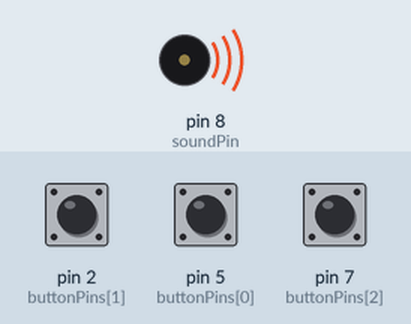
This sketch was run on a simulated Arduino Uno, built with avr-gcc and run on an emulated ATmega328P. On the bench: buzzer (waves = sounding). The test bench sets the inputs (shaded band); at power-on: pin 2 (buttonPins[1]) HIGH, pin 5 (buttonPins[0]) HIGH, pin 7 (buttonPins[2]) HIGH.

Above: at 0.1 s.
At 0.9 s:
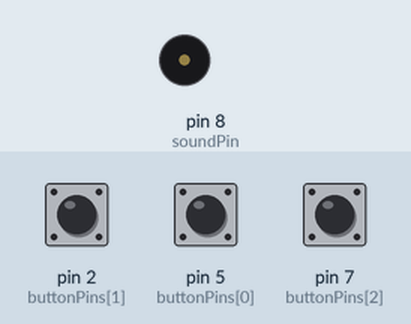
Timing chart, 0 to 2.4 s (numbered marks = the images above):
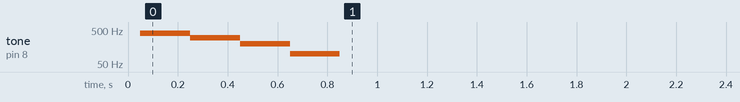

Measured:
- by itself, tone on pin 8 (soundPin): plays 400 Hz for 0.20 s, 300 Hz for 0.20 s, 200 Hz for 0.20 s, 100 Hz for 0.20 s

The sketch:

combinationLock_v6.ino
```cpp
/*
 * This program monitors buttons connected to the ATMega328p chip it is running on.
 * If a connection is interrupted it activates an alert in the form of a certain melody,
 * except the connection is the one specified in the openingSequence.
 * If all buttons were opened in the right order, feedback is given in the form of a certain melody.
 * If the button opened last is closed the sequence is set back by one,
 * meaning that this button must be reopened before continuing with the rest of the sequence.
 * If any other button is closed opening buttons is no longer allowed and will trigger the alarm.
 * The only way to open all of the buttons without triggering the alarm in this state
 * is to close all buttons before opening them in the correct order.
 *
 * How to connect everything:
 *
 *       - +
 * ||||||||||||||
 * ) ATmega328p
 * ||||||||||||||
 *   B   +-  B BS
 *
 * Legend:
 * -: GND
 * +: +5V
 * B: button (connect each button to GND)
 * S: speaker/sound (connect the speaker to GND)
 *
 * The button pins and the speaker pin can be changed in this code.
 * They are defined with Arduino pin numbers, which do not correspond to the pin numbers of the IC.
 * This image can be used to find out which Arduino pins correspond to which pins on the ATmega328:
 * http://www.hobbytronics.co.uk/image/data/tutorial/arduino-hardcore/atmega328-arduino-pinout.jpg
 */

/*
 * explaination of states:
 * Because defining a state for each combination the buttons can be in would mean a lot of hard-coding
 * and as there are 2^n possible states, n being the number of buttons used,
 * instead of treating each of those combinations individually
 * this program works with only four states:
 * STATE_OPENING:
 *    In this state it is possible to open the buttons
 *    This state will be entered if the previous state was STATE_CLOSING
 *    and all buttons are closed.
 *
 *    The next state will be:
 *    STATE_OPENING IF:
 *        nothing changes
 *      OR
 *        the next button defined in buttonPins is opened
 *        AND
 *        not all buttons are open
 *      OR
 *        the button last opened was closed (which will decrement the current position in the sequence)
 *    STATE_CLOSING IF:
 *      a button other than the one last opened was closed
 *    STATE_ALERT IF:
 *      a button in the sequence after the current position was opened
 *    STATE_SUCCESS IF:
 *      all buttons are open
 *
 * STATE_CLOSING:
 *    This state can be entered from all other states
 *    and serves as the way to close all buttons before opening any again.
 *
 *    The next state will be:
 *    STATE_OPENING IF:
 *      all buttons are closed
 *    STATE_ALERT IF:
 *      a button was opened
 *
 * STATE_ALERT:
 *    This state is used to trigger the alert. It will only be the current state for on iteration in a row.
 *    The next state will be STATE_CLOSING
 *
 * STATE_SUCCESS:
 *    This state is used to indicate that the buttons were opened successfully. It will only be the current state for on iteration in a row.
 *    The next state will be STATE_CLOSING.
 */
//state variables
typedef enum {STATE_OPENING, STATE_CLOSING, STATE_ALERT, STATE_SUCCESS} STATES;
STATES currentState = STATE_CLOSING;
STATES previousState = STATE_CLOSING;
STATES nextState = STATE_CLOSING;

//button related variables
byte positionInSequence = 0;
const byte numberOfButtons = 3;
//uploading and serial transmission do not work when button 1 is connected to ground
//for debugging either disconnect the button or use a different one
const byte buttonPins[numberOfButtons] = {5,2,7};
boolean currentButtonStates[numberOfButtons];
boolean previousButtonStates[numberOfButtons];

//sound variables
//the pin the speaker is connected to
const byte soundPin = 8;

//settings for the alert sound
//the number of tones used
byte numberOfAlertTones = 4;
//the frequency of the tones in Hertz, length must be equal to numberOfAlertTones
int alertTones[] = {400, 300, 200, 100};
//the duration of the tones in milliseconds, length must be equal to numberOfAlertTones
int  alertTonesDurations[] = {200, 200, 200, 200};

//settings for the success sound
//the number of tones used
byte numberOfSuccessTones = 4;
//the frequency of the tones in Hertz, length must be equal to numberOfSuccessTones
int successTones[] = {600, 700, 800, 900};
//the duration of the tones in milliseconds, length must be equal to numberOfAlertTones
int successTonesDurations[] = {100, 100, 100, 100};

void setup() {
  //sets each button pin to INPUT_PULLUP, meaning that digitalRead will return false if it is connected to GND, otherwise true
  for(byte i = 0; i < numberOfButtons; i++){
    pinMode(buttonPins[i], INPUT_PULLUP);
  }
  //sets the soundPin to OUTPUT
  pinMode(soundPin, OUTPUT);
}

//main loop
//updates the states of the buttons and calls the function corresponding to the current state,
//which decides the state the system will be in in the next iteration of the loop
//updates the state
void loop() {
  updateButtonStates();
  //the function called by this switch statement determines nextState
  switch(currentState){
    case STATE_OPENING:
      executeStateOpening();
      break;
    case STATE_CLOSING:
      executeStateClosing();
      break;
    case STATE_ALERT:
      executeStateAlert();
      break;
    case STATE_SUCCESS:
      executeStateSuccess();
      break;
  }
  //next state is used for changing the state
  //a function cannot update currentState without updating previousState,
  //so in order to avoid having to do so
  //nextState gets updated,
  //then previousState can be updated with the value of currentState
  //and finally current state gets updated with the value of nextState.
  currentState = nextState;
  previousState = currentState;
  updatePreviousButtonStates();
  delay(50);
}

//polls the states of all buttons and stores them in the currentButtonStates array
void updateButtonStates(){
  for(byte i = 0; i < numberOfButtons; i++){
    currentButtonStates[i] = digitalRead(buttonPins[i]);
  }
}

//fills previousButtonStates with the values in currentButtonStates
void updatePreviousButtonStates(){
  for(byte i = 0; i < numberOfButtons; i++){
    previousButtonStates[i] = currentButtonStates[i];
  }
}

//code supposed to run if currentState is STATE_OPENING
void executeStateOpening(){
  //entry
  if(previousState != currentState){
    //resets the position in sequence
    positionInSequence = 0;
  }
  //do
  //check if open button was closed (except button last opened)
  //underflow prevention
  if(positionInSequence > 1){
    for(byte i = 0; i < positionInSequence - 1; i++){
      if(!currentButtonStates[i]){
        //open button was closed
        nextState = STATE_CLOSING;
        return;
      }
    }
  }
  //check if button last opened was closed
  //underflow prevention
  if(positionInSequence > 0){
    if(!currentButtonStates[positionInSequence - 1]){
      //closing the button last opened results in a valid combination
      //of open and closed buttons,
      //namely the previous one.
      positionInSequence--;
      nextState = currentState;
      return;
    }
  }
  //check if next button in sequence was opened
  if(currentButtonStates[positionInSequence]){
    positionInSequence++;
    if(positionInSequence == numberOfButtons){
      nextState = STATE_SUCCESS;
      return;
    }
  }
  //check if button coming later in sequence was opened
  for(byte i = positionInSequence + 1; i < numberOfButtons; i++){
    if(currentButtonStates[i]){
      nextState = STATE_ALERT;
      return;
    }
  }
  nextState = currentState;
}

void executeStateClosing(){
  //do
  boolean allButtonsClosed = true;
  for(byte i = 0; i < numberOfButtons; i++){
    if(currentButtonStates[i]){
      allButtonsClosed = false;
      if(!previousButtonStates[i]){
        nextState = STATE_ALERT;
        return;
      }
    }
  }
  if(allButtonsClosed){
    nextState = STATE_OPENING;
    return;
  }
  nextState = currentState;
}

void executeStateAlert(){
  //entry
  playSound(numberOfAlertTones, alertTones, alertTonesDurations);
  nextState = STATE_CLOSING;
}

void executeStateSuccess(){
  //entry
  playSound(numberOfSuccessTones, successTones, successTonesDurations);
  nextState = STATE_CLOSING;
}

//used for playing sound
//takes the number of tones,
//followed by an array containing the frequency of each individual tone in Hertz,
//followed by an array containing the duration of each individual tone in milliseconds
void playSound(byte numberOfTones, int tones[], int durations[]){
  for(byte i = 0; i < numberOfTones; i++){
    //starts to put out a signal on the pin with the number indicated by soundPin
    //with the frequency defined by the second argument
    tone(soundPin, tones[i]);
    //the tone is played for this many milliseconds
    delay(durations[i]);
    //stops the tone
    noTone(soundPin);
  }
}
```
